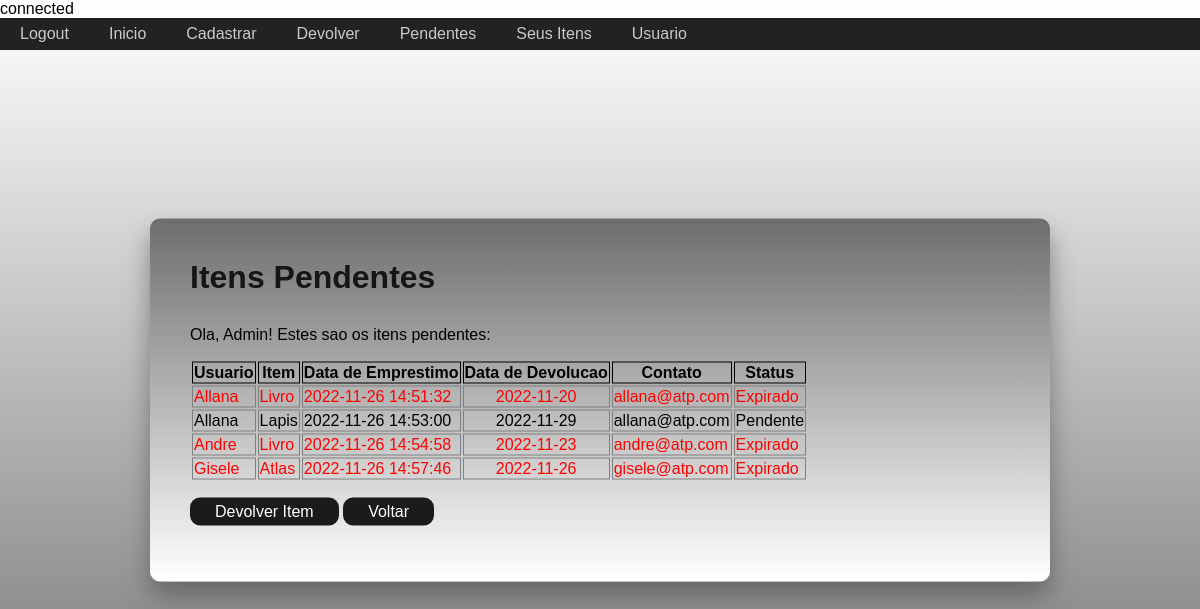
The app's page /itensPendentes.php (signed in) with its own data.
### tables this page shows
CREATE TABLE `new_table` (
  `usuario_id` int NOT NULL AUTO_INCREMENT,
  `usuario` varchar(45) NOT NULL,
  `email` varchar(45) NOT NULL,
  `senha` varchar(45) NOT NULL,
  `Telefone` varchar(11) DEFAULT NULL,
  `Sexo` varchar(50) DEFAULT NULL,
  `Data1` datetime DEFAULT NULL,
  `isadmin` varchar(15) DEFAULT '0',
  PRIMARY KEY (`usuario_id`)
);

CREATE TABLE `new_table2` (
  `id` int NOT NULL AUTO_INCREMENT,
  `usuario` varchar(50) DEFAULT NULL,
  `item` varchar(50) NOT NULL,
  `data2` varchar(50) DEFAULT NULL,
  `data3` varchar(50) DEFAULT NULL,
  `email` varchar(50) DEFAULT NULL,
  `devolvido` varchar(50) DEFAULT NULL,
  PRIMARY KEY (`id`)
);

### itensPendentes.php (the view, shortened to what this page needs)
<?php
require('conexao.php');
?>
<!DOCTYPE html>
<html>
<head>
    <link rel="stylesheet" href="principal.css">
    <ul>
        <li><a href="logout.php">Logout</a></li>
        <li><a href="principal.php">Inicio</a></li>
        <li><a href="cadastroItem.php">Cadastrar</a></li>
        <li><a href="devolverItem.php">Devolver</a></li>
        <li><a href="itensPendentes.php">Pendentes</a></li>
        <li><a href="itensUsuario.php">Seus Itens</a></li>
        <li><a href="infoUsuario.php">Usuario</a></li>
    </ul>
</head>
<body>
    <div class="cadastro">
        <h1>Itens Pendentes</h1>
        <p>Ola,
            <?php
            $result1 = mysqli_query($con, "SELECT usuario FROM new_table WHERE email= '" . $_SESSION['email'] . "'");
            while ($row = mysqli_fetch_array($result1)) {
                $usuario = $row['usuario'];
            }
            echo $usuario
                ?>! Estes sao os itens pendentes:
        </p>
        <table>
            <tr>
                <th style='border:black; border-width:1px; border-style:solid;'>Usuario</th>
                <th style='border:black; border-width:1px; border-style:solid;'>Item</th>
                <th style='border:black; border-width:1px; border-style:solid;'>Data de Emprestimo</th>
                <th style='border:black; border-width:1px; border-style:solid;'>Data de Devolucao</th>
                <th style='border:black; border-width:1px; border-style:solid;'>Contato</th>
                <th style='border:black; border-width:1px; border-style:solid;'>Status</th>
            </tr>
            <?php
            $query = "SELECT * FROM `new_table2`";
            if ($mysqli_query = mysqli_query($con, $query)) {
                while ($mysqli_row = mysqli_fetch_assoc($mysqli_query)) {
                    if ($mysqli_row['devolvido'] == 1) {
                        $colorClass = 'green';
                        $entregue = 'Entregue';
                    } else if ($mysqli_row['data2'] == null || date('Y-m-d') > $mysqli_row['data2']) {
                        $colorClass = 'red';
                        $entregue = 'Expirado';
                    } else {
                        $colorClass = 'black';
                        $entregue = 'Pendente';
                    }
                    if ($mysqli_row['data2'] == null) {
                        $mysqli_row['data2'] = '-';
                        $styleCenter = 'class=styleCenter';
                    } else {
                        $styleCenter = 'class=styleCenter';
                    }
                    if ($mysqli_row['devolvido'] == 0) {
                        echo "
                            <tr class=" . $colorClass . ">
                                <td style='border:gray; border-width:1px; border-style:solid;'>" . $mysqli_row['usuario'] . "</td>
                                <td class=" . $colorClass . " style='border:gray; border-width:1px; border-style:solid;'>" . $mysqli_row['item'] . "</td>
                                <td style='border:gray; border-width:1px; border-style:solid;'>" . $mysqli_row['data3'] . "</td>
                                <td $styleCenter   style='border:gray; border-width:1px; border-style:solid;'>" . $mysqli_row['data2'] . "</td>
                                <td style='border:gray; border-width:1px; border-style:solid;'>" . $mysqli_row['email'] . "</td>
                                <td style='border:gray; border-width:1px; border-style:solid;'>" . $entregue . "</td>
                            </tr>
                        ";
                    }
                }
            } else {
                die(mysqli_error($con));
            }
            ?>
        </table>
        <p>
            <input class="button" type="submit" value="Devolver Item" onclick="window.location.href='devolverItem.php'">
            <input class="button" type="submit" value="Voltar" onclick="window.location.href='principal.php'">
        </p>
    </div>
</body>
</html>

### principal.css (style rules this page uses)
html { height: 100%; }
body { margin:0; padding:0; font-family: sans-serif; background: linear-gradient(#ffffff, #6d6d6d); }
.red > td { color: red; }
.styleCenter { text-align: center; }
.cadastro { position: absolute; top: 50%; left: 50%; width: 900px; padding: 40px; transform: translate(-50%, -50%); background: linear-gradient(#6d6d6d, #ffffff); box-sizing: border-box; box-shadow: 0 15px 25px rgba(77, 77, 77, 0.6); border-radius: 10px; }
.cadastro h1 { margin: 0 0 30px; padding: 0; color: rgb(22, 22, 22); }
::placeholder { color: rgb(22, 22, 22); opacity: 1; }
.button { background-color: #1b1b1b; border: none; color: rgb(255, 255, 255); padding: 5px 25px; text-decoration: none; display: inline-block; font-size: 16px; border-radius: 10px; cursor:pointer; }
.cadastro { animation: fadeIn 2s }
ul { list-style-type: none; margin: 0; padding: 0; overflow: hidden; background-color: rgb(34, 34, 34); }
li { float: left; }
li a { display: block; color: rgb(202, 202, 202); text-align: center; padding: 7px 20px; text-decoration: none; }

### records on screen
new_table: usuario "Admin"
new_table2: usuario "Allana", item "Livro", data3 "2022-11-26 14:51:32", data2 "2022-11-20", email "allana@atp.com", data2 "Expirado"
new_table2: usuario "Allana", item "Lapis", data3 "2022-11-26 14:53:00", data2 "2022-11-29", email "allana@atp.com", data2 "Pendente"
new_table2: usuario "Andre", item "Livro", data3 "2022-11-26 14:54:58", data2 "2022-11-23", email "andre@atp.com", data2 "Expirado"
new_table2: usuario "Gisele", item "Atlas", data3 "2022-11-26 14:57:46", data2 "2022-11-26", email "gisele@atp.com", data2 "Expirado"
